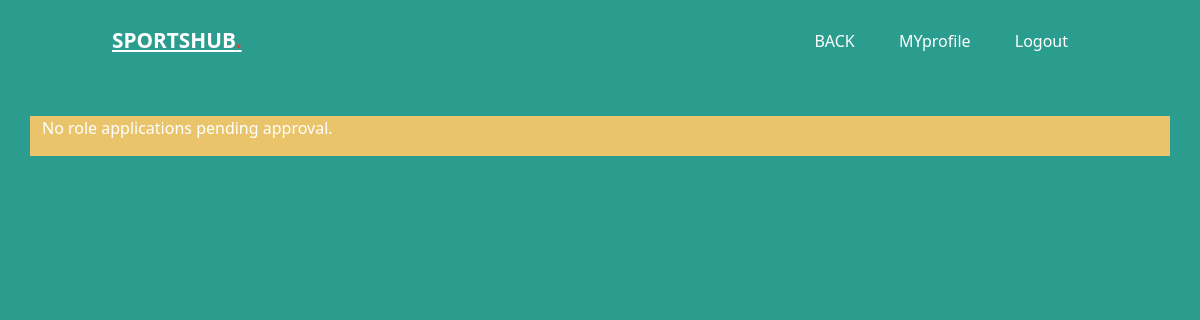
Page /users/approve-roles/ (signed in) on the earlier database version.
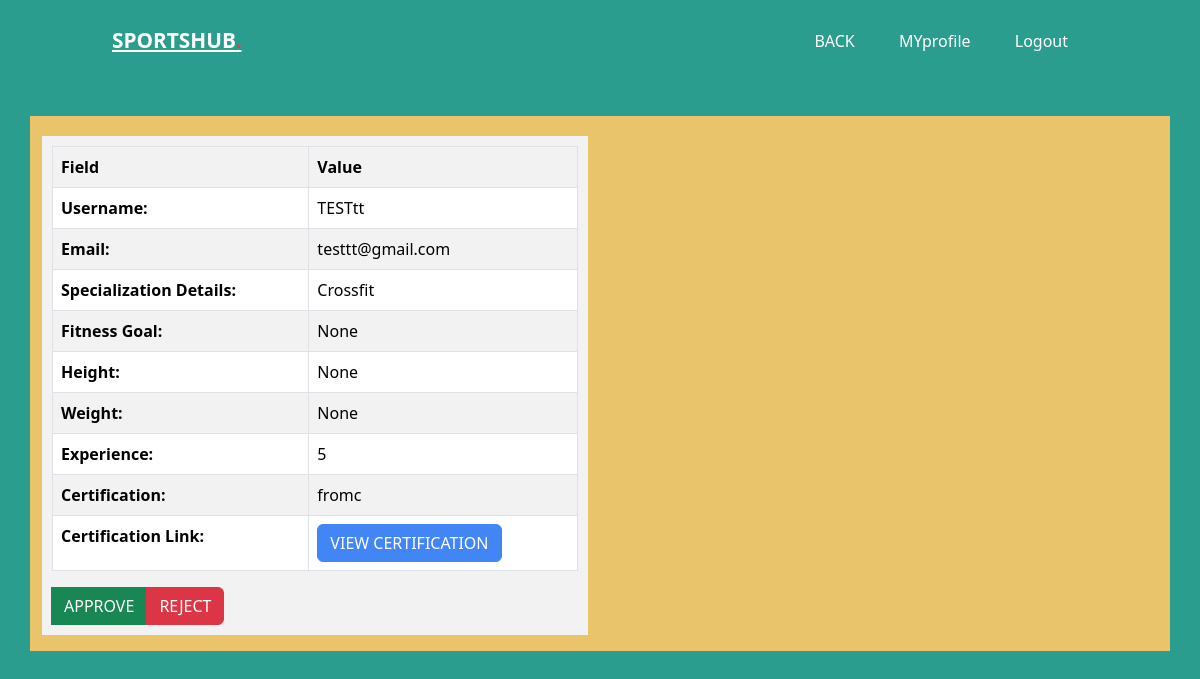
Same page on the later database version.
### users/models.py (models this page shows, shortened)
class RoleApplication(models.Model):
    user = models.ForeignKey(CustomUser, on_delete=models.CASCADE)
    role = models.ForeignKey(Role, on_delete=models.CASCADE)
    specialization_details = models.TextField(blank=True, null=True)
    is_approved = models.BooleanField(default=False)
    fitness_goal = models.ForeignKey(CommonChoice, on_delete=models.CASCADE, blank=True, null=True, related_name="fitness_applications")
    height = models.FloatField(blank=True, null=True)
    weight = models.FloatField(blank=True, null=True)
    experience = models.IntegerField(blank=True, null=True)
    certification = models.CharField(max_length=255, default="No Certification")
    certification_link = models.CharField(max_length=255, blank=True, null=True)  # Add this field

class CustomUser(AbstractBaseUser, PermissionsMixin):
    username = models.CharField(max_length=100, unique=True)
    email = models.EmailField(unique=True)
    first_name = models.CharField(max_length=100)
    last_name = models.CharField(max_length=100)
    role = models.CharField(max_length=20)  # Define roles (e.g., "FitnessUser", "FitnessTrainer", "SportsTrainer")
    description = models.TextField(blank=True, null=True)
    profile_picture = models.ImageField(upload_to='profile_pics/', blank=True, null=True)
    address = models.TextField(blank=True, null=True)
    contact_number = models.CharField(max_length=15, blank=True, null=True)
    second_contact_number = models.CharField(max_length=15, blank=True, null=True)# Add the description field
    is_active = models.BooleanField(default=True)
    is_staff = models.BooleanField(default=False)
    objects = CustomUserManager()
    USERNAME_FIELD = 'email'
    REQUIRED_FIELDS = ['username']

### users/views.py (the view, shortened to what this page needs)
# urls.py: path('approve-roles/', role_approval_view, name='role_approval'),
@admin_user_required
def role_approval_view(request):
    applications_pending_approval = RoleApplication.objects.filter(is_approved=False)
    return render(request, 'users/role_approval.html', {'applications_pending_approval': applications_pending_approval})

### users/templates/users/role_approval.html (shortened to what the changed rows need)
{% load static %}
<!DOCTYPE html>
<html lang="en">
<head>
    <link rel="stylesheet" href="https://cdn.jsdelivr.net/npm/bootstrap@5.3.0/dist/css/bootstrap.min.css">
    <link rel="stylesheet" href="https://cdnjs.cloudflare.com/ajax/libs/font-awesome/5.15.3/css/all.min.css">
    <link rel="stylesheet" href="{% static 'fonts/icomoon/style.css' %}">
    <link rel="stylesheet" href="{% static 'css/bootstrap.min.css' %}">
    <link rel="stylesheet" href="{% static 'css/jquery-ui.css' %}">
    <link rel="stylesheet" href="{% static 'css/owl.carousel.min.css' %}">
    <link rel="stylesheet" href="{% static 'css/owl.theme.default.min.css' %}">
    <link rel="stylesheet" href="{% static 'css/owl.theme.default.min.css' %}">
    <link rel="stylesheet" href="{% static 'css/jquery.fancybox.min.css' %}">
    <link rel="stylesheet" href="{% static 'css/bootstrap-datepicker.css' %}">
    <link rel="stylesheet" href="{% static 'fonts/flaticon/font/flaticon.css' %}">
    <link rel="stylesheet" href="{% static 'css/aos.css' %}">
    <link href="{% static 'css/jquery.mb.YTPlayer.min.css' %}" media="all" rel="stylesheet" type="text/css">
    <link rel="stylesheet" href="{% static 'css/style.css' %}">
    <link rel="stylesheet" href="https://cdnjs.cloudflare.com/ajax/libs/font-awesome/5.15.3/css/all.min.css">
    <link href="https://cdn.jsdelivr.net/npm/bootstrap@5.3.1/dist/css/bootstrap.min.css" rel="stylesheet"
>
</head>
 <br>
<br>
<br>
<br>
<body>
  {% block content %}
  <div class="container-xl" style="background-color: #E9C46A;">
    <form method="post">
        <div class="row mb-3">
            {% if applications_pending_approval %}
                {% for application in applications_pending_approval %}
                <div class="col-md-6" style="margin-top: 20px;">
                    <div class="list-group-item mb-3" style="background-color: #f2f2f2; padding: 10px;">
                        <table class="table table-bordered table table-striped">
                          <tbody>
                            <tr>
                                <th>Field</th>
                                <th>Value</th>
                            </tr>
                            <tr>
                              <td><strong>Username:</strong></td>
                              <td>{{ application.user.username }}</td>
                          </tr>
                          <tr>
                              <td><strong>Email:</strong></td>
                              <td>{{ application.user.email }}</td>
                          </tr>
                            <tr>
                                <td><strong>Specialization Details:</strong></td>
                                <td>{{ application.specialization_details }}</td>
                            </tr>
                            <tr>
                                <td><strong>Fitness Goal:</strong></td>
                                <td>{{ application.fitness_goal }}</td>
                            </tr>
                            <tr>
                                <td><strong>Height:</strong></td>
                                <td>{{ application.height }}</td>
                            </tr>
                            <tr>
                                <td><strong>Weight:</strong></td>
                                <td>{{ application.weight }}</td>
                            </tr>
                            <tr>
                                <td><strong>Experience:</strong></td>
                                <td>{{ application.experience }}</td>
                            </tr>
                            <tr>
                                <td><strong>Certification:</strong></td>
                                <td>{{ application.certification }}</td>
                            </tr>
                            <tr>
                                <td><strong>Certification Link:</strong></td>
                                <td><a href="{{ application.certification_link }}" class="btn btn-primary" target="_blank">View Certification</a></td>
                            </tr>
                        </tbody>
                        </table>
                        <div class="btn-group">
                          <button type="submit" class="btn btn-success" name="action" value="approve">Approve</button>
                          <button type="submit" class="btn btn-danger" name="action" value="reject">Reject</button>
                      </div>
                    </div>
                </div>
                {% endfor %}
            {% else %}
                <div class="col-md-12">
                    <div class="list-group-item d-flex justify-content-between align-items-center">
                        <p>No role applications pending approval.</p>
                    </div>
                </div>
            {% endif %}
        </div>
    </form>
</div>
  {% endblock %}
</body>
</html>

Differences in the rows shown:
added RoleApplication: user.username "TESTtt", user.email "testtt@gmail.com", specialization_details "Crossfit", fitness_goal "None", height "None", weight "None", experience "5", certification "fromc"
Other differences:
text no longer shown: "No role applications pending approval."
